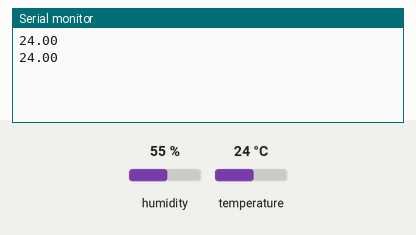
A program run on a simulated Arduino Uno, built with avr-gcc and run on an emulated ATmega328P. Parts: the last lines printed to the serial monitor. The inputs (shaded band) are chosen by the test bench; at power-on: temperature 24 °C, humidity 55 %.

Above: at 4.8 s.
4.9 s: temperature set to 12 °C
At 6.5 s:
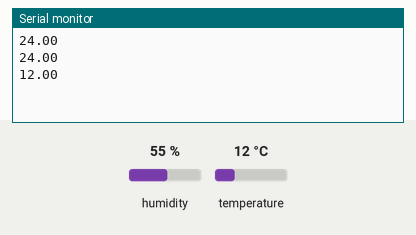
7.9 s: temperature set to 19 °C
At 8.8 s:
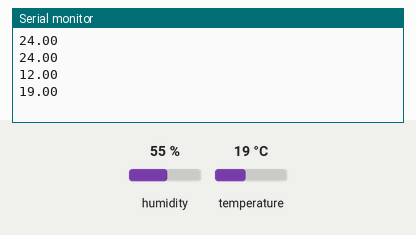
Timing chart, 0 to 10.9 s (numbered marks = the images above; inputs shaded):
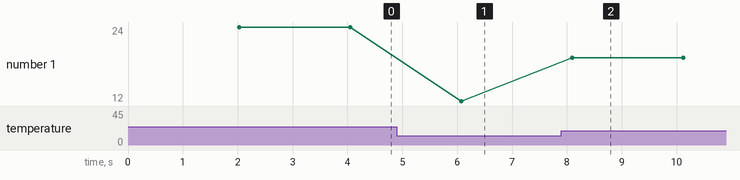

Measured:
- after the input at 4.9 s, the serial monitor: prints a new line after 1.2 s (image 1)
- after the input at 7.9 s, the serial monitor: prints a new line after 0.19 s (image 2)
- plotted number 1: 24 → 12 after the input at 4.9 s, 12 → 19 after the input at 7.9 s

The program:

main.cpp
```cpp
//Biblioteca do DTH
#include "DHT.h";
//armazena o valor flutuante de temperatura
float temperatura;
//porta usada e o tipo de sensor
DHT dht(3, DHT11);

void setup() {
Serial.begin(9600);// inicializando o monitor serial
dht.begin();// Inicializando o sensor
}

void loop() {
delay(2000);// Aguarda dois segundos entre as leituras
temperatura = dht.readTemperature();//Lê o valor da temperatura em C°

//Verificando se existe erro na leitura da temperatura
if (isnan(temperatura)) { Serial.println("ERRO NO SENSOR!");}
//Se tudo funcionar envia a temperatura para a serial
else {Serial.println(temperatura); /*em C°*/}
}
/*fim do código :)*/
```
